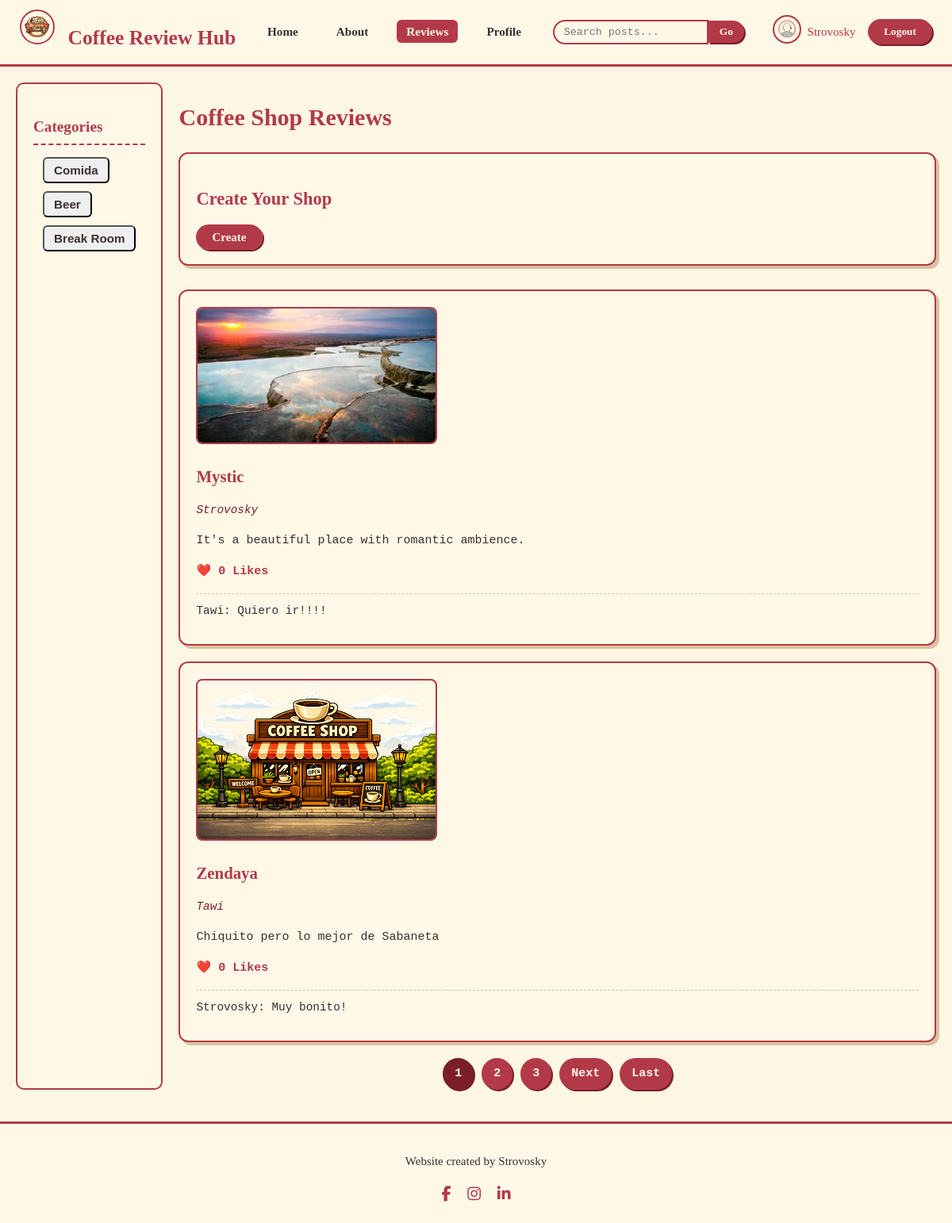
The page /places/ (signed in) on the database as committed earlier.
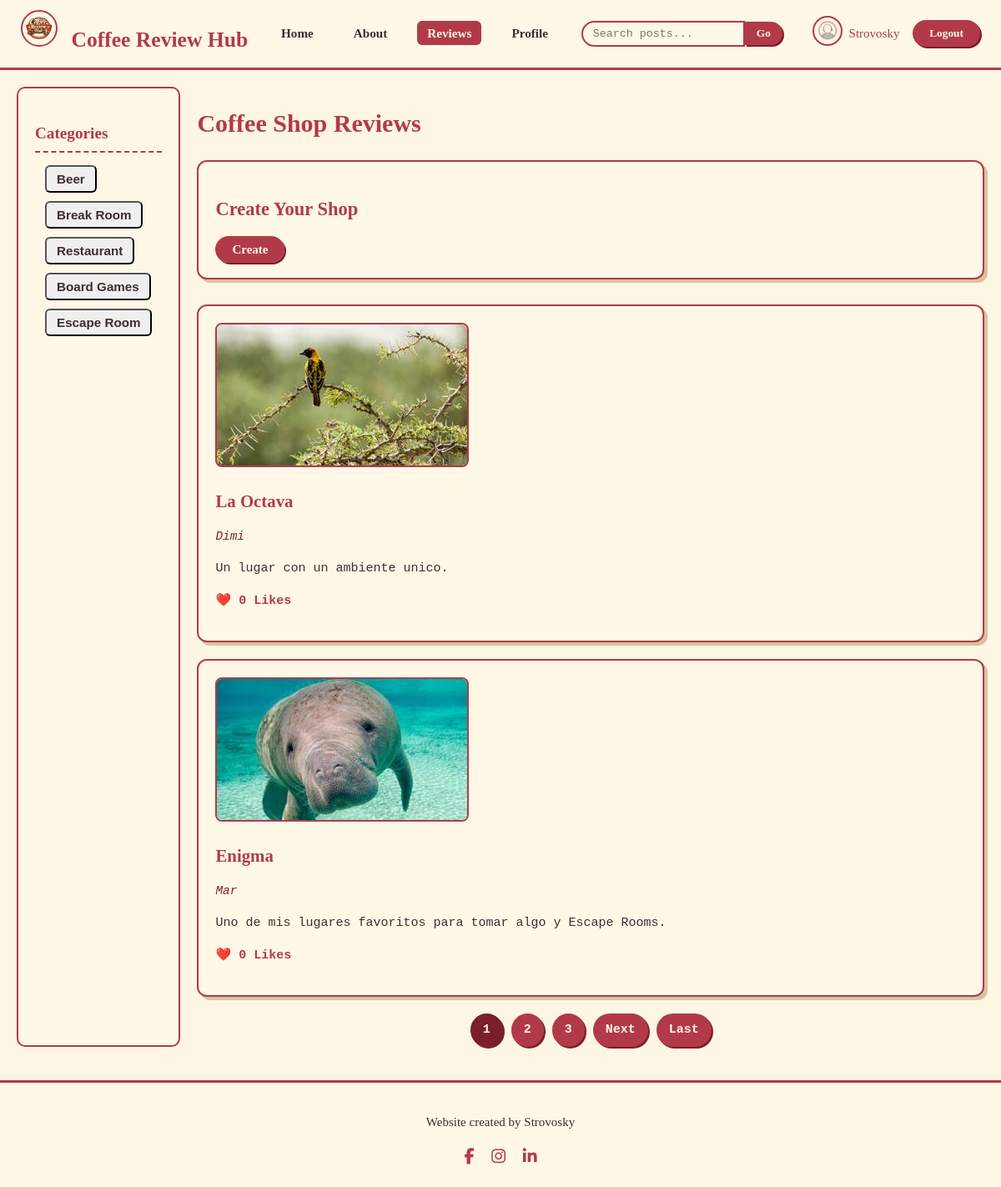
The same page on the database as committed later.
### blog/models.py (models this page shows, shortened)
class Category(Model):
    name = CharField(verbose_name="Name", max_length=100)
    place = ManyToManyField(to=Place, verbose_name="Place")

class Place(Model):
    user = ForeignKey(to=User, on_delete=SET_NULL, null=True, blank=True)
    name = CharField(verbose_name="Name", max_length=100, unique=True)
    address = CharField(verbose_name="Address", max_length=150, null=True, blank=True)
    phone = IntegerField(verbose_name="Telephone", null=True, blank=True)
    description = TextField(verbose_name="Description", max_length=1000)
    image = ImageField(default="default_place.png", upload_to="place_pics")

class Review(Model):
    user = ForeignKey(to=User, on_delete=SET_NULL, null=True, blank=True)
    place = ForeignKey(to=Place, on_delete=CASCADE)
    description = TextField(verbose_name="Description", max_length=500)

### blog/views.py (the view)
class PlaceListView(LoginRequiredMixin, ListView):
    model = Place
    template_name = "blog/places.html"
    context_object_name = "places"
    ordering = ["-id"]
    paginate_by = 2
    def get_queryset(self):
        qs = super().get_queryset()
        word = self.request.GET.get("search_word")
        category = self.request.GET.get("category_opt")
        if word:
            qs = qs.filter(name__icontains=word)
        if category:
            qs = qs.filter(category__name=category)
        return qs
    def get_context_data(self, **kwargs):
        context = super().get_context_data(**kwargs)
        context["categories"] = Category.objects.all()
        return context

### blog/templates/blog/places.html (shortened to what this page needs)
{% extends 'blog/index.html' %}
{% load crispy_forms_tags %}
{% block navbar_buttons %}
  {% if user.is_authenticated %}
    <ul class="navbar-nav">
      <li><a class="nav-link" href="{% url 'blog_home' %}">Home</a></li>
      <li><a class="nav-link" href="{% url 'blog_about' %}">About</a></li>
      <li><a class="nav-link active" href="{% url 'blog_places' %}">Reviews</a></li>
      <li><a class="nav-link" href="{% url 'profile' user.id %}">Profile</a></li>
    </ul>
  {% else %}
    <ul class="navbar-nav">
      <li><a class="nav-link active" href="{% url 'blog_about' %}">About</a></li>
    </ul>
  {% endif %}
{% endblock navbar_buttons %}
{% block latest_posts %}
  <main class="posts">
    <h1 style="color:#b23a48; font-family:'Georgia',serif;">Coffee Shop Reviews</h1>
    <section style="margin-bottom:30px; background:#fff8e7; padding:20px; border:2px solid #b23a48; border-radius:12px; box-shadow:4px 4px 0px #d9c2a3;">
      <h2 style="color:#b23a48; font-family:'Georgia',serif;">Create Your Shop</h2>
        <a href="{% url 'blog_create_place' %}" class="btn-primary">Create</button></a>
    </section>
    {% for place in places %}
      <div class="post">
        <a href="{% url 'detail' place.id %}">
          <img src="{{place.image.url}}" alt="Coffee Shop">
        </a>
        <a href="{% url 'detail' place.id %}">
          <h2>{{place.name}}</h2>
        </a>
        <a href="{% url 'profile' place.user.id %}"><p class="author">{{place.user.username|title}}</p></a>
        <p>{{place.description}}</p>
        <p class="likes"><a href="{% url 'blog_create_like_place' place.id %}">❤️</a> {{place.like_set.all | length}} Likes</p>
        {% for review in place.review_set.all %}
        <div class="comments">
          <div class="comment">{{review.user.username|title}}: {{review.description}}!</div>
        </div>
        {% endfor %}
      </div>
    {% endfor %}
    {% if is_paginated %}
      <div class="pagination">
        {% if request.GET.search_word %}
          {% if page_obj.has_previous %}
            <a href="?search_word={{request.GET.search_word}}&page=1" class="btn-page">First</a>
            <a href="?search_word={{request.GET.search_word}}&page={{page_obj.previous_page_number}}"class="btn-page">Previous</a>
          {% endif %}
          {% for num in page_obj.paginator.page_range %}
            {% if num == page_obj.number %}
              <span class="btn-page active">{{ num }}</span>
            {% elif num > page_obj.number|add:"-3" and num < page_obj.number|add:3 %}
              <a href="?search_word={{request.GET.search_word}}&page={{num}}" class="btn-page">{{num}}</a>
            {% endif %}
          {% endfor %}
          {% if page_obj.has_next %}
            <a href="?search_word={{request.GET.search_word}}&page={{page_obj.next_page_number}}" class="btn-page">Next</a>
            <a href="?search_word={{request.GET.search_word}}&page={{page_obj.paginator.num_pages}}" class="btn-page">Last</a>
          {% endif %}
        {% else %}
          {% for num in page_obj.paginator.page_range %}
            {% if num == page_obj.number %}
              <span class="btn-page active">{{ num }}</span>
            {% elif num > page_obj.number|add:"-3" and num < page_obj.number|add:3 %}
              <a href="?page={{num}}" class="btn-page">{{num}}</a>
            {% endif %}
          {% endfor %}
          {% if page_obj.has_next %}
            <a href="?page={{page_obj.next_page_number}}" class="btn-page">Next</a>
            <a href="?page={{page_obj.paginator.num_pages}}" class="btn-page">Last</a>
          {% endif %}
        {% endif %}
      </div>
    {% endif %}
  </main>
{% endblock latest_posts %}

### blog/templates/blog/index.html (shortened to what this page needs)
{% load static %}
{% load crispy_forms_tags %}
<!DOCTYPE html>
<html lang="en">
<head>
  <link rel="stylesheet" href="{% static 'blog/style.css' %}">
  <link rel="stylesheet" href="https://cdnjs.cloudflare.com/ajax/libs/font-awesome/6.5.0/css/all.min.css">
</head>
<body>
  <nav class="navbar">
    <div class="navbar-brand">
      <a class="nav-link active" href="{% url 'blog_home' %}">
        <img src="{% static 'blog/img/coffee_logo.png' %}" alt="Logo">
      Coffee Review Hub
      </a>
    </div>
    {% block navbar_buttons %}{% endblock navbar_buttons %}
    {% block search_bar %}
        {% if user.is_authenticated %}
           <form method="get" action="{% url 'blog_places' %}">
            <div class="search-bar">
              <input name="search_word" type="text" placeholder="Search posts...">
              <button type="submit" class="btn-primary" name="search_btn" value="pressed">Go</button>
            </div>
           </form>
        {% endif %}
    {% endblock search_bar %}
    {% block current_user %}
      {% if user.is_authenticated %}
        <div class="nav-user">
          <a href="{% url 'profile' user.id %}"><img src="{{user.profile.image.url}}" class="img-fluid" alt="User"></a>
          <a href="{% url 'profile' user.id %}"><span>{{user.username|title}}</span></a>
        </div>
      {% endif %}
    {% endblock current_user %}
    {% block sign_buttons %}
      {% if user.is_authenticated %}
        <form method="post" action="{% url 'logout' %}">
          <button type="submit" class="btn-primary">Logout</button>
        </form>
      {% else %}
          <a href="{% url 'signin' %}"><button class="btn-primary">Login</button></a>
          <a href="{% url 'register' %}"><button class="btn-primary">Signup</button></a>
      {% endif %}
    {% endblock sign_buttons %}
  </nav>
  <div class="main-layout">
    {% block category_bar %}
      {% if user.is_authenticated %}
        <aside class="sidebar">
          <h3>Categories</h3>
          <form type="get" action="{% url 'blog_places' %}">
            {% for category in categories %}
              <ul class="navbar-nav">
                <li><input name="category_opt" type="submit" class="nav-link" value="{{category.name|title}}"></li>
              </ul>
            {% endfor %}
          </form>
        </aside>
      {% endif %}
    {% endblock category_bar %}
    {% block latest_posts %}{% endblock latest_posts %}
  </div>
  <footer class="footer">
    <p>Website created by Strovosky</p>
    <div class="social-icons">
      <a href="https://www.facebook.com/strovosky/" target="_blank" rel="noopener noreferrer">
        <i class="fab fa-facebook-f"></i>
      </a>
      <a href="https://www.instagram.com/strovosky?igsh=amlnbm41Z3ltdHJ4" target="_blank" rel="noopener noreferrer">
        <i class="fab fa-instagram"></i>
      </a>
      <a href="https://www.linkedin.com/in/strovosky/" target="_blank" rel="noopener noreferrer">
        <i class="fab fa-linkedin-in"></i>
      </a>
    </div>
  </footer>
</body>
</html>

Rows that differ between the two databases and show on the page:
removed Category: category_opt "Comida"
no longer on this page (row unchanged): Place: image (picture), name "Mystic", user.username "Strovosky", description "It's a beautiful place with romantic ambience.", like_set.all|length "0"
no longer on this page (row unchanged): Review: user.username "Tawi", description "Quiero ir!!!", shown under "Mystic"
no longer on this page (row unchanged): Place: image (placeholder picture), name "Zendaya", user.username "Tawi", description "Chiquito pero lo mejor de Sabaneta", like_set.all|length "0"
no longer on this page (row unchanged): Review: user.username "Strovosky", description "Muy bonito", shown under "Zendaya"
added Category: category_opt "Restaurant"
added Category: category_opt "Board Games"
added Category: category_opt "Escape Room"
added Place: image (picture), name "La Octava", user.username "Dimi", description "Un lugar con un ambiente unico.", like_set.all|length "0"
added Place: image (picture), name "Enigma", user.username "Mar", description "Uno de mis lugares favoritos para tomar algo y Escape Rooms.", like_set.all|length "0"
